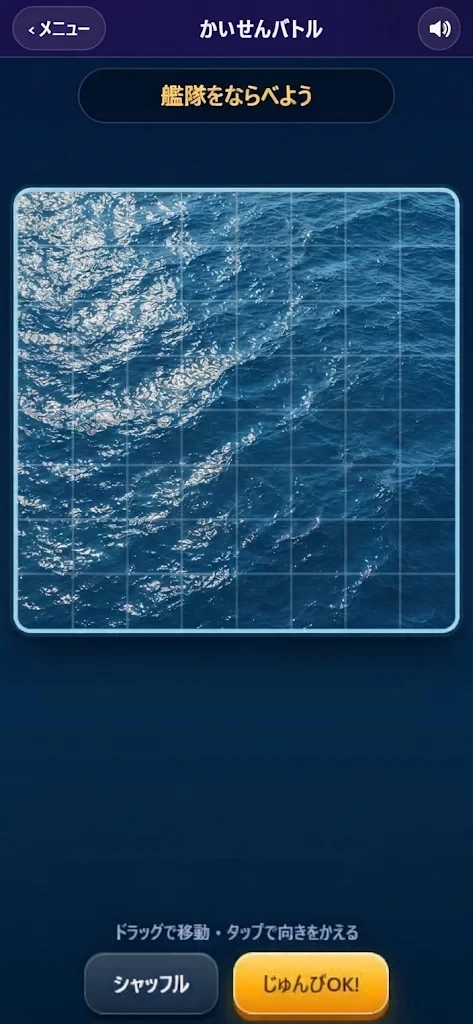
#> input picture art/src/sea_water.webp, 473 x 1024 px, given in place of sea_water.webp.png, which was not available
$ python post.py ../art/src/sea_water.webp
#> lines starting #> are read from the running program, lines starting #| are printed output that depends on the picture
# レンダー画像の後処理: 発光部分ににじみ(ブルーム)を足す
# 使い方: python blender/post.py 画像名 [しきい値] [強さ] [半径]
import sys, os
from PIL import Image, ImageFilter, ImageChops
import numpy as np
ROOT = os.path.dirname(os.path.dirname(os.path.abspath(__file__)))

def bloom(name, thr=0.62, amt=1.1, rad=10):
#> called with name = '../art/src/sea_water.webp', thr = 0.62, amt = 1.1, rad = 10
    p = os.path.join(ROOT, 'blender', 'out', name + '.png')
    im = Image.open(p).convert('RGBA')
    a = np.asarray(im).astype(np.float32) / 255
    rgb, al = a[..., :3], a[..., 3:]
#> al: shape (1024, 473, 1) float32; every value is 1
    lum = rgb.max(axis=2, keepdims=True)
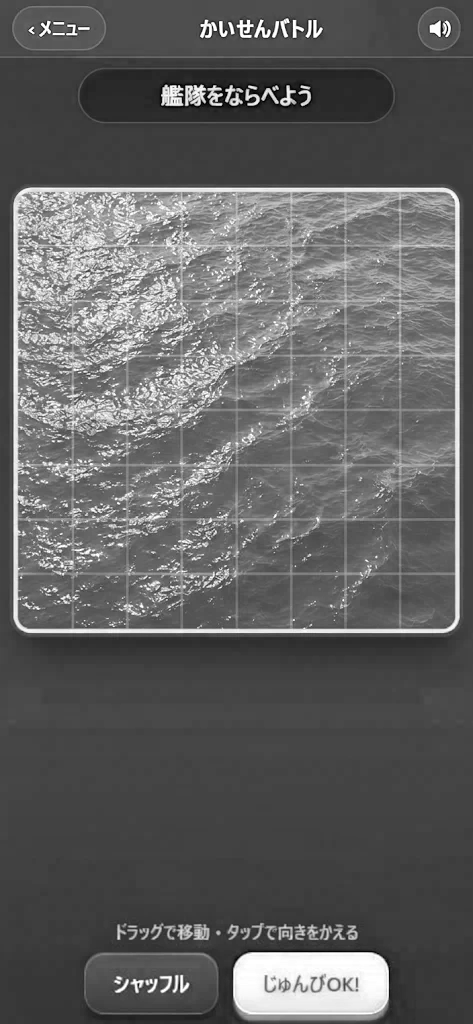
#> lum: shape (1024, 473, 1) float32; min 0, max 1, mean 0.381
    bright = rgb * np.clip((lum - thr) / (1 - thr), 0, 1) * al
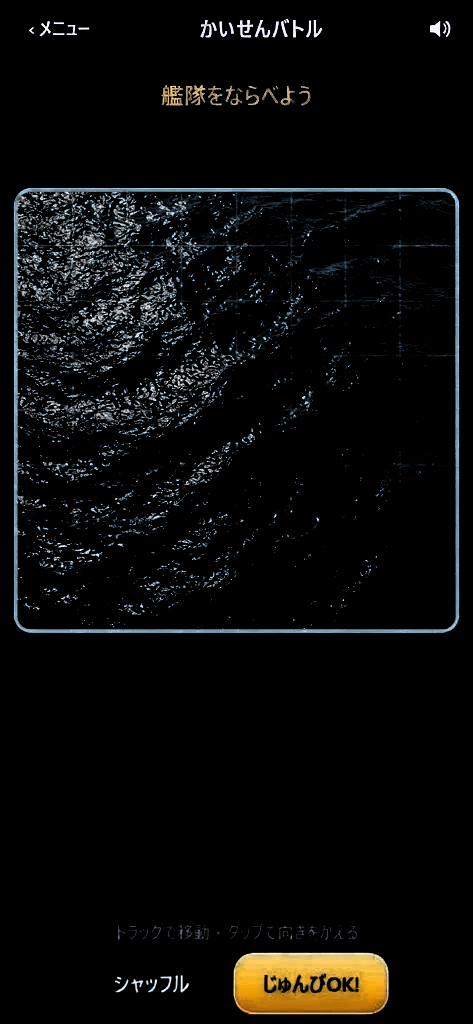
#> bright: shape (1024, 473, 3) float32; mean R, G, B 0.0413, 0.0426, 0.0386
    b8 = Image.fromarray((bright * 255).astype(np.uint8))
    g1 = np.asarray(b8.filter(ImageFilter.GaussianBlur(rad))).astype(np.float32) / 255
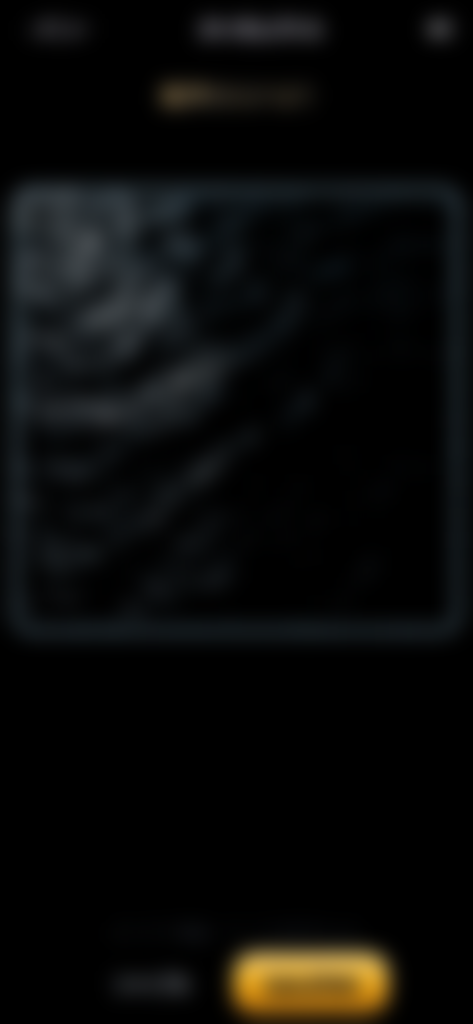
#> g1: shape (1024, 473, 3) float32; mean R, G, B 0.0407, 0.042, 0.038
    g2 = np.asarray(b8.filter(ImageFilter.GaussianBlur(rad * 3))).astype(np.float32) / 255
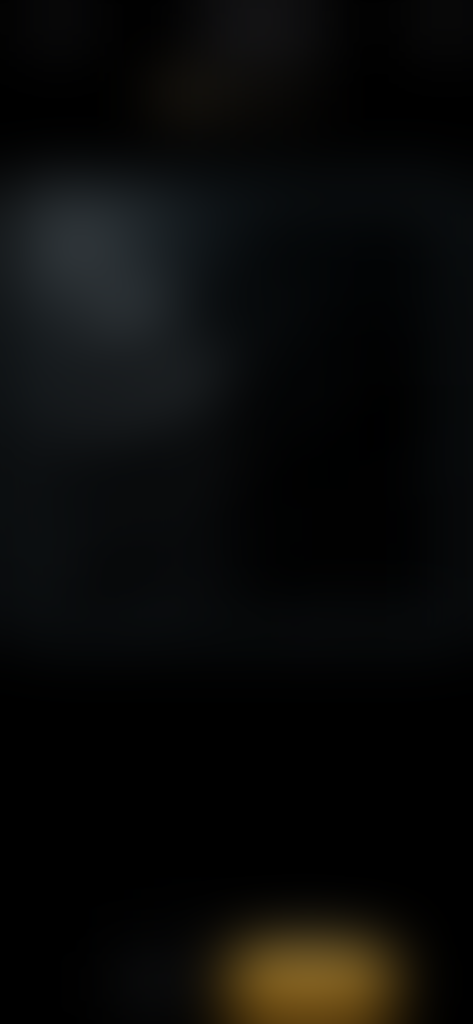
#> g2: shape (1024, 473, 3) float32; mean R, G, B 0.0386, 0.04, 0.0364
    glow = (g1 * 0.7 + g2 * 0.6) * amt
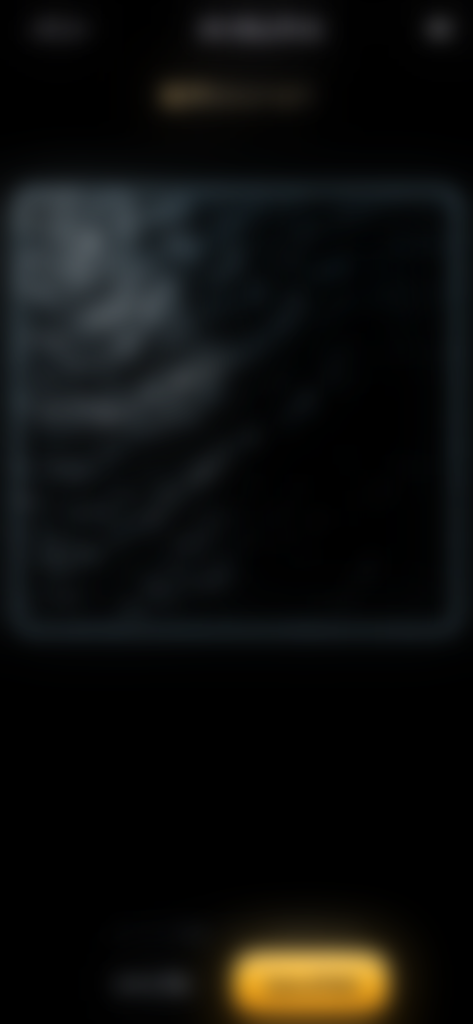
#> glow: shape (1024, 473, 3) float32; mean R, G, B 0.0569, 0.0588, 0.0534
    out = 1 - (1 - rgb) * (1 - np.clip(glow, 0, 1))        # スクリーン合成
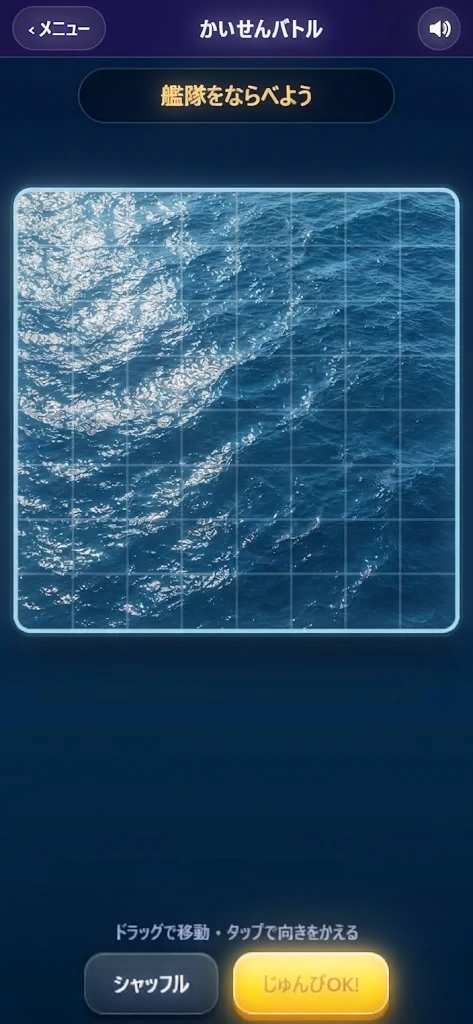
#> out: shape (1024, 473, 3) float32; mean R, G, B 0.166, 0.291, 0.392
    ga = np.clip(glow.max(axis=2, keepdims=True) * 1.4, 0, 1)
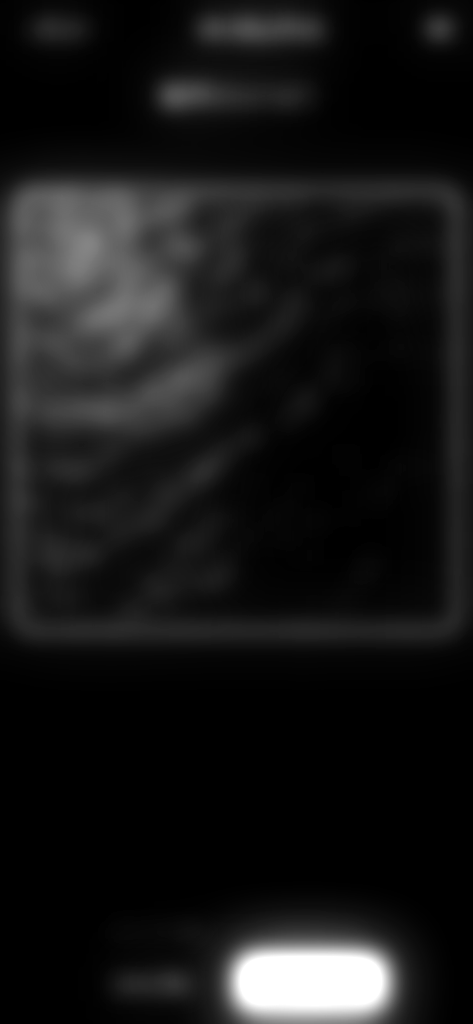
#> ga: shape (1024, 473, 1) float32; min 0, max 1, mean 0.0946
    al2 = np.maximum(al, ga)
    out = np.where(al2 > 0, (out * np.maximum(al, 1e-4) + glow * (1 - al)) / np.maximum(al2, 1e-4), 0)
    res = np.concatenate([np.clip(out, 0, 1), al2], axis=2)
    Image.fromarray((res * 255).astype(np.uint8)).save(p, optimize=True)
    print('[bloom]', name)

if __name__ == '__main__':
    a = sys.argv[1:]
    bloom(a[0], *(float(x) for x in a[1:]))
